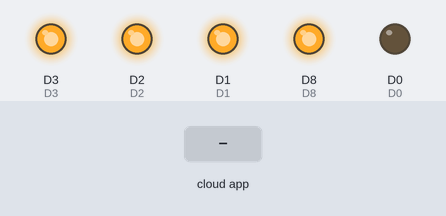
Simulated run of this sketch. Board: ESP8266 (NodeMCU). On the bench: output pins drawn as LEDs (lit = HIGH). Inputs (shaded band) come from the test bench. WiFi joins after 1.5 s; servers stay silent unless stated; pins used as bus, display or sensor lines are not drawn; what the sketch prints to the serial monitor is not drawn.

Above: at 2.7 s.
2.8 s: the phone or cloud app sets D1 to 64
At 3.2 s:
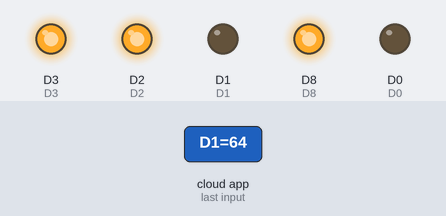
4.3 s: the phone or cloud app sets D2 to 64
At 5.5 s:
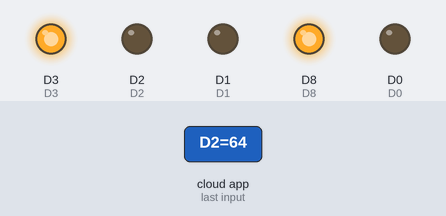
5.8 s: the phone or cloud app sets D3 to 64
At 6.6 s:
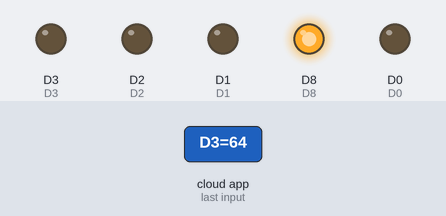
7.3 s: the phone or cloud app sets D8 to 64
At 7.8 s:
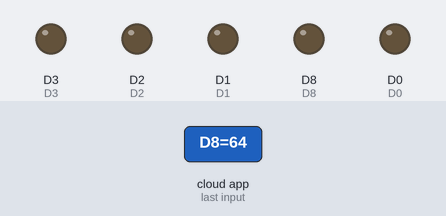
8.8 s: the phone or cloud app sets D1 to 0
At 10.0 s:
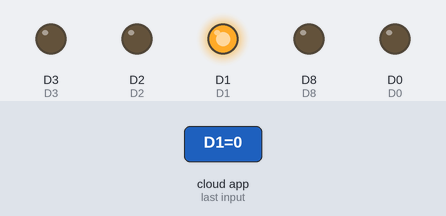
10.3 s: the phone or cloud app sets D2 to 0
At 11.3 s:
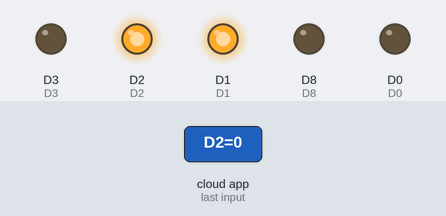
Timing chart, 0 to 12.8 s (numbered marks = the images above; inputs shaded):
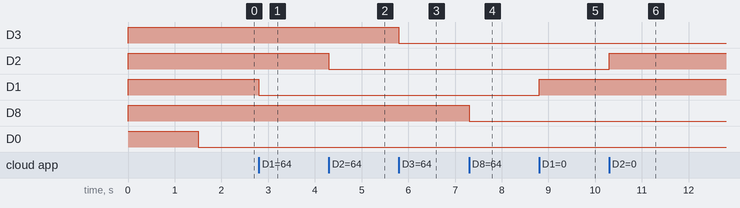

Measured:
- after the input at 2.8 s, D1: HIGH → LOW at once
- after the input at 4.3 s, D2: HIGH → LOW at once
- after the input at 5.8 s, D3: HIGH → LOW at once
- after the input at 7.3 s, D8: HIGH → LOW at once
- after the input at 8.8 s, D1: LOW → HIGH at once
- after the input at 10.3 s, D2: LOW → HIGH at once

The sketch:

ALEXA_END.ino
```cpp
#ifdef ARDUINO_ARCH_ESP32
#include <WiFi.h>
#else
#include <ESP8266WiFi.h>
#endif

#include <Espalexa.h>

#define D0 16
#define D1 5
#define D2 4
#define D3 0
#define D4 2
#define D5 14
#define D6 12
#define D7 13
#define D8 15

const char* ssid = "989826008_Wi-Fi5";
const char* password = "-";

Espalexa espAlexa;

void Funcion_D1(uint8_t brightness);
void Funcion_D2(uint8_t brightness);
void Funcion_D3(uint8_t brightness);
void Funcion_D4(uint8_t brightness);
void Funcion_D5(uint8_t brightness);
void Funcion_D6(uint8_t brightness);
void Funcion_D7(uint8_t brightness);
void Funcion_D8(uint8_t brightness);


void setup() {
  Serial.begin(115200);
  pinMode(D0,OUTPUT);
  pinMode(D1,OUTPUT);
  pinMode(D2,OUTPUT);
  pinMode(D3,OUTPUT);
  pinMode(D4,OUTPUT);
  pinMode(D5,OUTPUT);
  pinMode(D6,OUTPUT);
  pinMode(D7,OUTPUT);
  pinMode(D8,OUTPUT);
  digitalWrite(D0,HIGH);
  digitalWrite(D1,HIGH);
  digitalWrite(D2,HIGH);
  digitalWrite(D3,HIGH);
  digitalWrite(D4,HIGH);
  digitalWrite(D5,HIGH);
  digitalWrite(D6,HIGH);
  digitalWrite(D7,HIGH);
  digitalWrite(D8,HIGH);
  ConectarWifi();
  espAlexa.addDevice("D1", Funcion_D1);
  espAlexa.addDevice("D2", Funcion_D2);
  espAlexa.addDevice("D3", Funcion_D3);
  espAlexa.addDevice("D4", Funcion_D4);
  espAlexa.addDevice("D5", Funcion_D5);
  espAlexa.addDevice("D6", Funcion_D6);
  espAlexa.addDevice("D7", Funcion_D7);
  espAlexa.addDevice("D8", Funcion_D8);
  espAlexa.begin();
}
///////////////////// VOID LOOP ////////////////////////////////////////////////////
void loop(){
  ConectarWifi();
  espAlexa.loop();
  delay(1);}

/////////////////// FUNCION PARA CONECTAR EL WIFI ///////////////////////////////////
void ConectarWifi() {
  if(WiFi.status() != WL_CONNECTED) {
     WiFi.mode(WIFI_STA);
     WiFi.begin(ssid, password);
     Serial.println("");
     Serial.println("Connecting to WiFi");
     while(WiFi.status() != WL_CONNECTED) {
           digitalWrite(D0, HIGH);
           delay(500);
           Serial.print(".");}
    Serial.print("Connected to ");
    Serial.println(ssid);
    Serial.print("IP address: ");
    Serial.println(WiFi.localIP());
    digitalWrite(D0, LOW);}}

/////////////////// FUNCION PARA EL PIN D1 /////////////////////////////
void Funcion_D1(uint8_t brightness){
     if(brightness){digitalWrite(D1, LOW);}
     else{digitalWrite(D1, HIGH);}}
/////////////////// FUNCION PARA EL PIN D2 /////////////////////////////
void Funcion_D2(uint8_t brightness){
     if(brightness){digitalWrite(D2, LOW);}
     else{digitalWrite(D2, HIGH);}}
/////////////////// FUNCION PARA EL PIN D3 /////////////////////////////
void Funcion_D3(uint8_t brightness){
     if(brightness){digitalWrite(D3, LOW);}
     else{digitalWrite(D3, HIGH);}}
/////////////////// FUNCION PARA EL PIN D4 /////////////////////////////
void Funcion_D4(uint8_t brightness){
     if(brightness){digitalWrite(D4, LOW);}
     else{digitalWrite(D4, HIGH);}}
/////////////////// FUNCION PARA EL PIN D5 /////////////////////////////
void Funcion_D5(uint8_t brightness){
     if(brightness){digitalWrite(D5, LOW);}
     else{digitalWrite(D5, HIGH);}}
/////////////////// FUNCION PARA EL PIN D6 /////////////////////////////
void Funcion_D6(uint8_t brightness){
     if(brightness){digitalWrite(D6, LOW);}
     else{digitalWrite(D6, HIGH);}}
/////////////////// FUNCION PARA EL PIN D7 /////////////////////////////
void Funcion_D7(uint8_t brightness){
     if(brightness){digitalWrite(D7, LOW);}
     else{digitalWrite(D7, HIGH);}}
/////////////////// FUNCION PARA EL PIN D8 /////////////////////////////
void Funcion_D8(uint8_t brightness){
     if(brightness){digitalWrite(D8, LOW);}
     else{digitalWrite(D8, HIGH);}}
```
